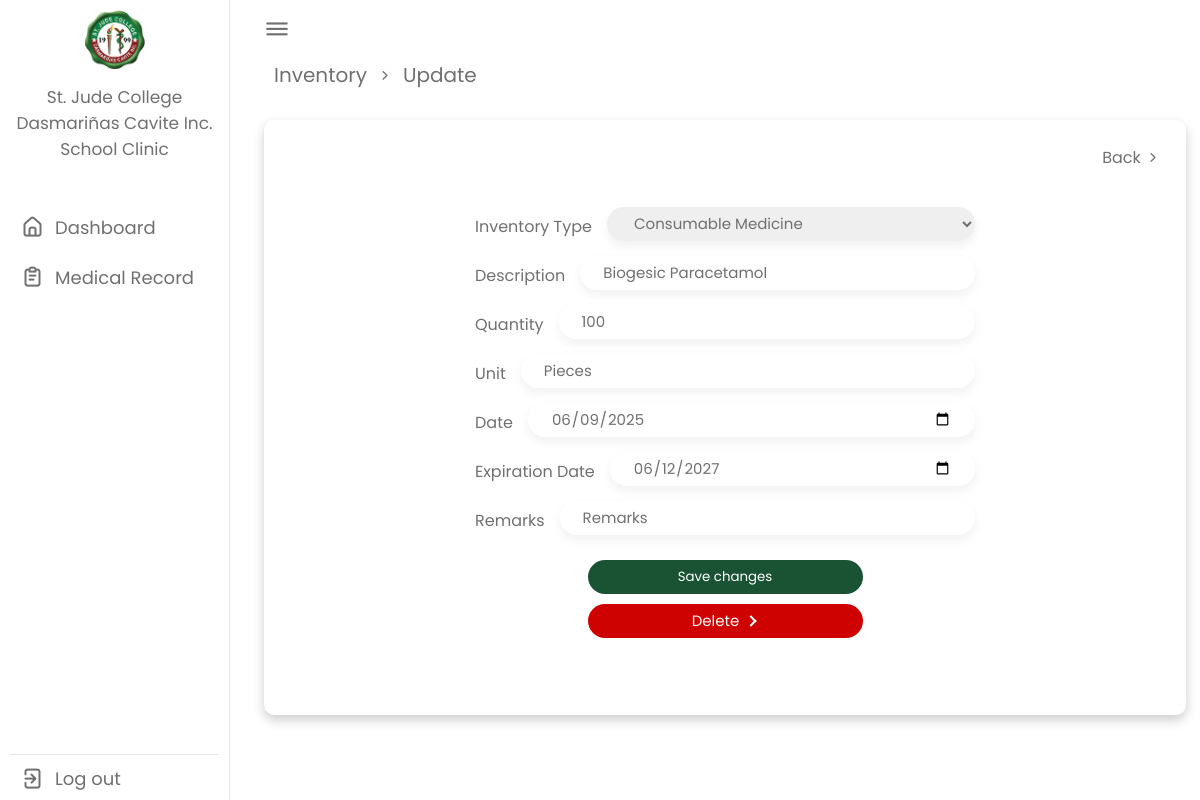
Screenshot of /inventory/1/update/ with the database file from the repository.
### app/models.py (models this page shows, shortened)
class Inventory(models.Model):
    INVENTORY_TYPE_CHOICES = [
        ("consumable_medicine", "Consumable Medicine"),
        ("medical_supply", "Medical Supply"),
        ("medical_instrument", "Medical Instrument"),
    ]
    inventory_type = models.CharField(
        max_length=50, choices=INVENTORY_TYPE_CHOICES, default="consumable_medicine"
    )
    description = models.CharField(max_length=255)
    quantity = models.PositiveIntegerField(default=1)
    unit = models.CharField(max_length=255, default="")
    arrival_date = models.DateField(default=datetime.date.today)
    expiration_date = models.DateField(blank=True, null=True)
    remarks = models.TextField(blank=True, null=True)

### app/views.py (the view)
# urls.py: path('inventory/<int:pk>/update/', InventoryUpdateView.as_view(), name='inventory_update'),
class InventoryUpdateView(UpdateView):
    model = Inventory
    fields = [
        "inventory_type",
        "description",
        "quantity",
        "unit",
        "arrival_date",
        "expiration_date",
        "remarks",
    ]
    context_object_name = "inventorys"
    template_name = "app/inventory_update.html"
    success_url = reverse_lazy("inventory")
    def get_context_data(self, **kwargs):
        context = super().get_context_data(**kwargs)
        context["inventory"] = self.object
        return context

### app/templates/app/inventory_update.html (shortened to what this page needs)
{% extends 'app/base.html' %}
{% load static %}
{% block content %}
    <div class="dash-content">
        <div class="overview">
            <div class="title">
                <a href="{% url 'inventory' %}"><span class="text">Inventory</span></a><i
                    class="uil uil-angle-right-b"></i>
                <span class="text">Update</span>
            </div>
            <div class="table_box">
                <div class="back">
                    <a href="{% url 'inventory' %}">Back <i class="uil uil-angle-right-b"></i></a>
                </div>
                <div class="table_container">
                    <div class="create_body">
                        <div class="create">
                            <form method="POST" action="{% url 'inventory_update' object.pk %}">
                                <div class="input-box">
                                    <label for="inventory_type">Inventory Type</label>
                                    <select id="inventory_type" name="inventory_type" required>
                                        <option value="consumable_medicine"
                                                {% if inventory.inventory_type == 'consumable_medicine' %}
                                                selected {% endif %}>Consumable Medicine
                                        </option>
                                    </select>
                                </div>
                                <div class="input-box">
                                    <label for="description">Description</label>
                                    <input type="text" class="input-field" id="description" name="description"
                                           placeholder="Description" value="{{ inventory.description }}" required/>
                                </div>
                                <div class="input-box">
                                    <label for="quantity">Quantity</label>
                                    <input type="number" class="input-field" id="quantity" name="quantity"
                                           placeholder="Quantity" value="{{ inventory.quantity }}" required/>
                                </div>
                                <div class="input-box">
                                    <label for="unit">Unit</label>
                                    <input type="text" class="input-field" id="unit" name="unit" placeholder="Unit"
                                           value="{{ inventory.unit }}" required/>
                                </div>
                                <div class="input-box">
                                    <label for="arrival_date">Date</label>
                                    <input type="date" class="input-field"
                                           value="{{ inventory.arrival_date|date:'Y-m-d' }}" id="arrival_date"
                                           name="arrival_date" placeholder="Date" required/>
                                </div>
                                <div class="input-box">
                                    <label for="expiration_date">Expiration Date</label>
                                    <input type="date" class="input-field" id="expiration_date" name="expiration_date"
                                           value="{{ inventory.expiration_date|date:'Y-m-d' }}"
                                           placeholder="Expiration Date"/>
                                </div>
                                <div class="input-box">
                                    <label for="remarks">Remarks</label>
                                    <input type="text" class="input-field" id="remarks" name="remarks"
                                           value="{{ inventory.remarks }}" placeholder="Remarks"/>
                                </div>
                                <div class="input-group">
                                    <div class="input-submit">
                                        <button class="submit-btn" type="submit"><label>Save changes</label></button>
                                    </div>
                                    <div class="delete-btn">
                                        <a href="{% url 'inventory_delete' inventory.pk %}" class="delete">
                                            Delete
                                            <div class="arrow-wrapper">
                                                <div class="arrow"></div>
                                            </div>
                                        </a>
                                    </div>
                                </div>
                            </form>
                        </div>
                    </div>
                </div>
            </div>
        </div>
    </div>
{% endblock %}

### static/css/base.css (style rules this page uses)
:root { --primary-color: #1a5334; --panel-color: #fff; --text-color: #000; --text2-color: #fff; --text3-color: #706f6d; --black-light-color: #707070; --border-color: #e6e5e5; --toggle-color: #ddd; --hover-color: #eceff2; --table-row-hover: #f1f1f1; --box1-color: #27804f; --box2-color: #27804f; --box3-color: #16462b; --arrow-width: 10px; --arrow-stroke: 2px; --tran-05: all 0.5s ease; --tran-03: all 0.3s ease; --tran-02: all 0.2s ease; }
* { margin: 0; padding: 0; box-sizing: border-box; font-family: 'Poppins', sans-serif; }
body { min-height: 100vh; }
.input-box .input-field, select { justify-self: center; width: 90%; height: 34px; font-size: 15px; padding: 0 28px; margin-bottom: 15px; border-radius: 30px; border: none; color: #222; box-shadow: 0 5px 10px 1px rgba(0, 0, 0, 0.05); outline: none; transition: .2s; }
::placeholder { color: #222; }
.input-submit { position: relative; }
.submit-btn { display: flex; justify-self: center; align-self: center; text-align: center; margin: 10px; width: 90%; height: 34px; background: var(--primary-color); border: none; border-radius: 25px; cursor: pointer; transition: .2s; }
.input-submit label { position: absolute; text-align: center; top: 50%; left: 50%; color: #fff; -webkit-transform: translate(-50%, -50%); -ms-transform: translate(-50%, -50%); transform: translate(-50%, -50%); cursor: pointer; }
.dashboard .dash-content { padding-top: 50px; }
.dash-content .title i { color: var(--black-light-color); padding-left: 10px; }
.dash-content .title .text { font-size: 20px; color: var(--black-light-color); margin-left: 10px; }
.table_box { background-color: #ffffff; min-height: 65vh; padding: 25px; border-radius: 10px; box-shadow: 0 5px 12px rgba(0, 0, 0, 0.2); margin-bottom: 30px; }
.table_container { width: 100%; min-height: 65vh; overflow-x: auto; margin: 0; border-radius: 10px; }
::placeholder { color: var(--black-light-color); opacity: 1; }
.delete { display: flex; justify-content: center; align-items: center; text-align: center; box-sizing: border-box; height: 34px; border: 0; border-radius: 3rem; color: #ffffff; padding: 5px 15px; background: #cf0202; display: flex; width: 55%; font-size: 15px; transition: 0.2s background; gap: 0.6em; }
.delete .arrow-wrapper { display: flex; justify-content: center; align-items: center; }
.delete .arrow { margin-top: 1px; width: var(--arrow-width); background: #cf0202; height: var(--arrow-stroke); position: relative; transition: 0.2s; }
.delete .arrow::before { content: ""; box-sizing: border-box; position: absolute; border: solid var(--panel-color); border-width: 0 var(--arrow-stroke) var(--arrow-stroke) 0; display: inline-block; top: -3px; right: 3px; transition: 0.2s; padding: 3px; transform: rotate(-45deg); }

### rows the page displays
Inventory: inventory_type "Consumable Medicine", description "Biogesic Paracetamol", quantity "100", unit "Pieces", arrival_date "06/09/2025", expiration_date "06/12/2027"
